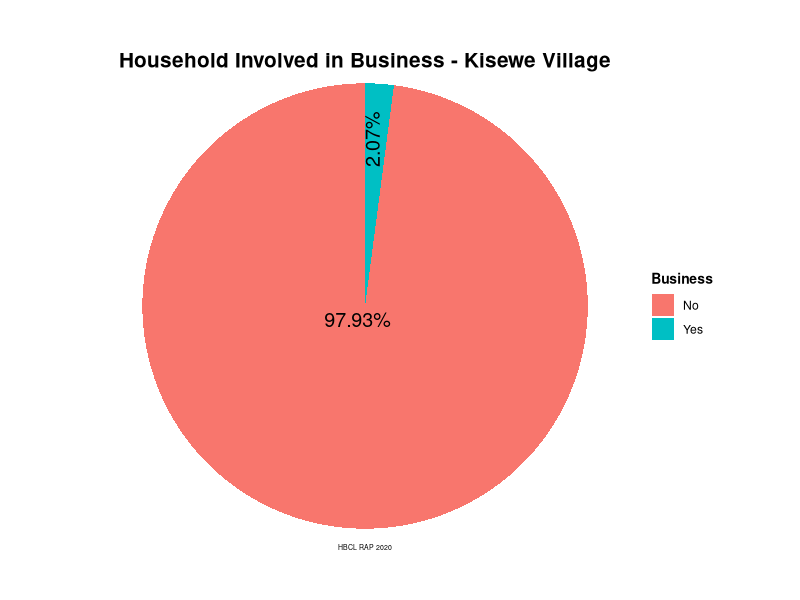
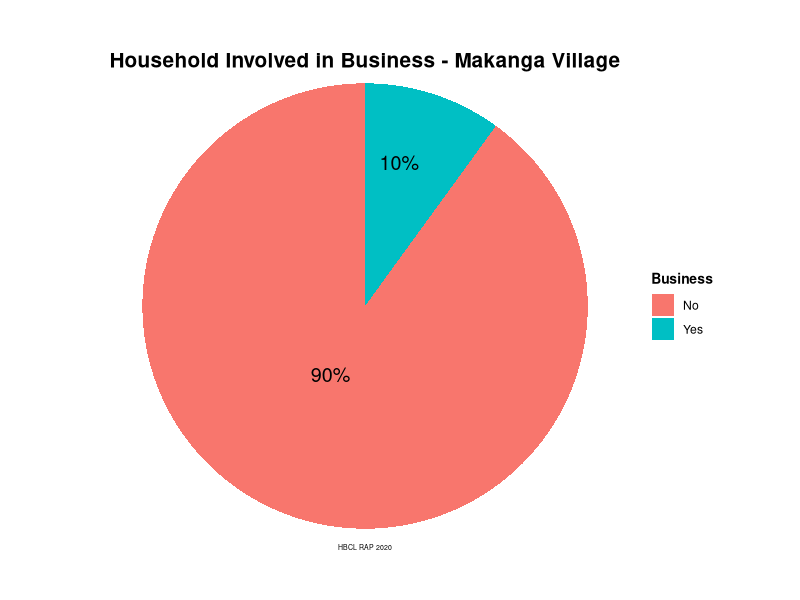
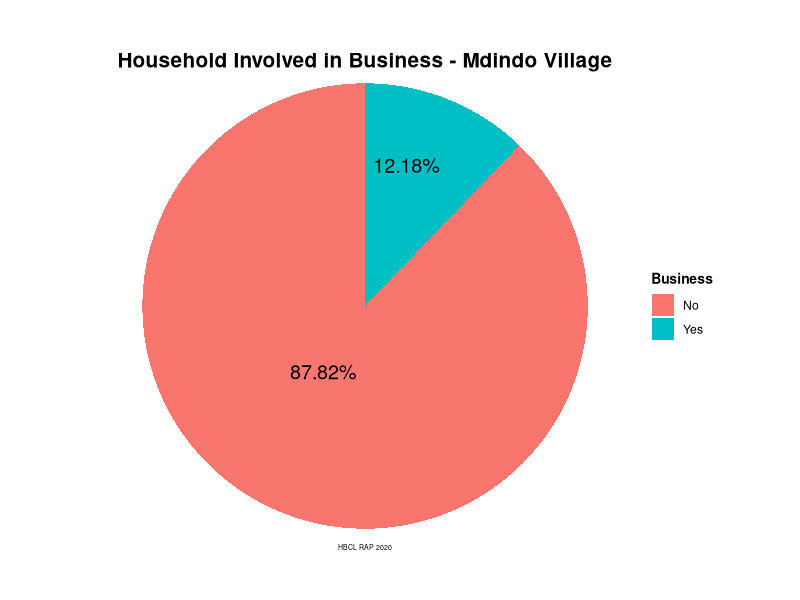
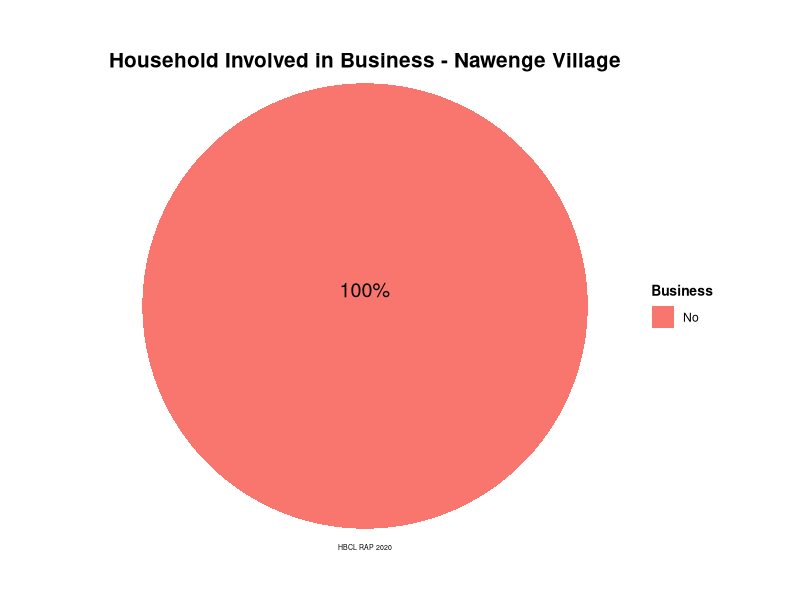

Source code (R) for these figures, in order:
    # Household Survey data analysis - AGRICULTURE
    # Harmonic Biosphere Company Limited 
    # June, 2020
    
    # Set working directory --------------------------------------------------------
    setwd("~")
    dir.create("RAP", showWarnings = FALSE)
    setwd("~/RAP")
    
    # Load/install required packageslibralies ---------------------------------------
    library(tidyverse)
    library(scales)
    library(ggrepel)
    
    
    options(scipen = 999)
    
    
    df<-read.csv("Household_Survey.csv",check.names = TRUE,stringsAsFactors = FALSE)
    
    
    # Renaming varibales
    df<-df %>% 
      rename(Respondent_Name = Respondent_.Name,
             HoH_N = HoH_.N, HM1_N = HM1_.N, HM7_G = HM6_G.1, HM8_G = HM_G)
    
    # BUSINESS ---------------
    # c) Percentage of other economic activities [small business activities etc. in each affected village by the project
    df_Business <- df %>% 
      select(Village, Business, Other_sources) %>%
      mutate(Business = ifelse(Business == "-", NA, Business),
             Other_sources = ifelse(Other_sources == "-", NA,Other_sources)) %>%
      filter(!is.na(Business)) %>% 
      view()
    
    # Business
    Busines <- df_Business %>% 
      group_by(Village, Business) %>% 
      summarise(Busines_Activ = n()) %>%
      ungroup()%>% 
      pivot_wider(names_from = "Business", values_from = "Busines_Activ")%>%
      replace(is.na(.),0)%>%
      mutate(Total = rowSums(.[2:3]))%>%
      mutate(No_Perc = round(No/Total*100, digits = 2),
             Yes_Perc = round(Yes/Total*100, digits = 2))%>% 
      pivot_longer(cols = 5:6, names_to = "Business", values_to = "Percentages") %>% 
      mutate(Business = ifelse(Business == "Yes_Perc", "Yes", "No")) %>% 
      view()
    # Kisewe pie chart plot
    Busines %>% 
      filter(Village == "Kisewe") %>% 
      ggplot(aes(x = "", y = Percentages, fill = Business))+
      geom_bar(stat = "identity")+
      geom_text(aes(label = ifelse(Percentages > 90, str_c(Percentages, "%"), "")), position = position_stack(vjust = 0.5), vjust = -6, size = 5)+
      geom_text(aes(label = ifelse(Percentages < 90, str_c(Percentages, "%"), "")), position = position_stack(vjust = 0.5), angle = 90, hjust = -0.5, size = 5)+
      coord_polar("y", start = 0)+
      labs(title = "Household Involved in Business - Kisewe Village", caption = "HBCL RAP 2020")+
      theme_void()+
      theme(plot.title = element_text(hjust = 0.5, size = 15, face = "bold", vjust = -8))+
      theme(plot.caption = element_text(hjust = 0.5, size = 5, vjust = 25))+
      theme(legend.title = element_text(face = "bold", size = 10))
    
    # Makanga pie chart plot
    Busines %>% 
      filter(Village == "Makanga") %>% 
      ggplot(aes(x = "", y = Percentages, fill = Business))+
      geom_bar(stat = "identity")+
      geom_text(aes(label =  str_c(Percentages, "%")), position = position_stack(vjust = 0.5), vjust = -2, size = 5)+
      #geom_text(aes(label = ifelse(Percentages < 90, str_c(Percentages, "%"), "")), position = position_stack(vjust = 0.5), angle = 90, hjust = -0.5, size = 5)+
      coord_polar("y", start = 0)+
      labs(title = "Household Involved in Business - Makanga Village", caption = "HBCL RAP 2020")+
      theme_void()+
      theme(plot.title = element_text(hjust = 0.5, size = 15, face = "bold", vjust = -8))+
      theme(plot.caption = element_text(hjust = 0.5, size = 5, vjust = 25))+
      theme(legend.title = element_text(face = "bold", size = 10))
    
    # Mdindo pie chart plot
    Busines %>% 
      filter(Village == "Mdindo") %>% 
      ggplot(aes(x = "", y = Percentages, fill = Business))+
      geom_bar(stat = "identity")+
      geom_text(aes(label =  str_c(Percentages, "%")), position = position_stack(vjust = 0.5), vjust = -2, size = 5)+
      #geom_text(aes(label = ifelse(Percentages < 90, str_c(Percentages, "%"), "")), position = position_stack(vjust = 0.5), angle = 90, hjust = -0.5, size = 5)+
      coord_polar("y", start = 0)+
      labs(title = "Household Involved in Business - Mdindo Village", caption = "HBCL RAP 2020")+
      theme_void()+
      theme(plot.title = element_text(hjust = 0.5, size = 15, face = "bold", vjust = -8))+
      theme(plot.caption = element_text(hjust = 0.5, size = 5, vjust = 25))+
      theme(legend.title = element_text(face = "bold", size = 10))
    
    # Nawenge pie chart plot
    Busines %>% 
      filter(Village == "Nawenge") %>% 
      filter(Percentages > 0) %>% 
      ggplot(aes(x = "", y = Percentages, fill = Business))+
      geom_bar(stat = "identity")+
      geom_text(aes(label =  str_c(Percentages, "%")), position = position_stack(vjust = 0.5), vjust = -8, size = 5)+
      #geom_text(aes(label = ifelse(Percentages < 90, str_c(Percentages, "%"), "")), position = position_stack(vjust = 0.5), angle = 90, hjust = -0.5, size = 5)+
      coord_polar("y", start = 0)+
      labs(title = "Household Involved in Business - Nawenge Village", caption = "HBCL RAP 2020")+
      theme_void()+
      theme(plot.title = element_text(hjust = 0.5, size = 15, face = "bold", vjust = -8))+
      theme(plot.caption = element_text(hjust = 0.5, size = 5, vjust = 25))+
      theme(legend.title = element_text(face = "bold", size = 10))
    
    # Other Busines
    other_Busines <- df_Business %>% 
      group_by(Village, Other_sources) %>% 
      summarise(Other_Activ = n()) %>%
      ungroup()%>% 
      pivot_wider(names_from = "Other_sources", values_from = "Other_Activ")%>%
      replace(is.na(.),0)%>%
      mutate(Total = rowSums(.[2:3]))%>%
      mutate(No_Perc = round(No/Total*100, digits = 2),
             Yes_Perc = round(Yes/Total*100, digits = 2))%>% 
      view()
